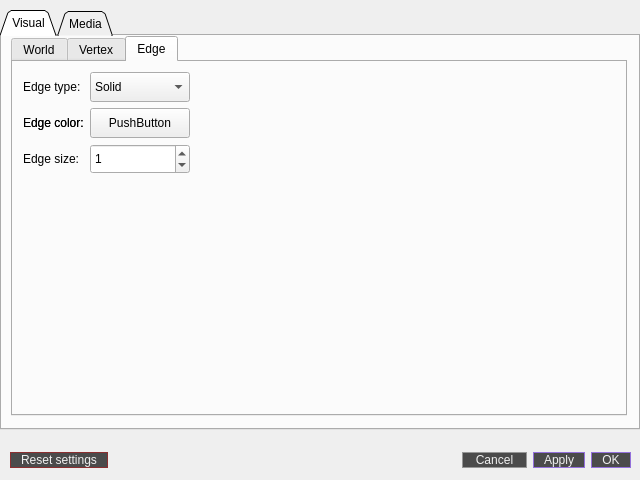
<?xml version="1.0" encoding="UTF-8"?>
<ui version="4.0">
 <class>PreferencesWindow</class>
 <widget class="QWidget" name="PreferencesWindow">
  <property name="geometry">
   <rect>
    <x>0</x>
    <y>0</y>
    <width>640</width>
    <height>480</height>
   </rect>
  </property>
  <property name="minimumSize">
   <size>
    <width>640</width>
    <height>480</height>
   </size>
  </property>
  <property name="maximumSize">
   <size>
    <width>640</width>
    <height>480</height>
   </size>
  </property>
  <property name="windowTitle">
   <string>Preferences</string>
  </property>
  <widget class="QTabWidget" name="tabWidget_main">
   <property name="enabled">
    <bool>true</bool>
   </property>
   <property name="geometry">
    <rect>
     <x>0</x>
     <y>10</y>
     <width>640</width>
     <height>420</height>
    </rect>
   </property>
   <property name="styleSheet">
    <string notr="true"/>
   </property>
   <property name="tabPosition">
    <enum>QTabWidget::North</enum>
   </property>
   <property name="tabShape">
    <enum>QTabWidget::Triangular</enum>
   </property>
   <property name="currentIndex">
    <number>0</number>
   </property>
   <property name="elideMode">
    <enum>Qt::ElideRight</enum>
   </property>
   <property name="usesScrollButtons">
    <bool>false</bool>
   </property>
   <property name="documentMode">
    <bool>false</bool>
   </property>
   <property name="tabsClosable">
    <bool>false</bool>
   </property>
   <property name="movable">
    <bool>false</bool>
   </property>
   <property name="tabBarAutoHide">
    <bool>false</bool>
   </property>
   <widget class="QWidget" name="tab_visual">
    <attribute name="title">
     <string>Visual</string>
    </attribute>
    <widget class="QTabWidget" name="tabWidget_visual">
     <property name="geometry">
      <rect>
       <x>9</x>
       <y>0</y>
       <width>616</width>
       <height>380</height>
      </rect>
     </property>
     <property name="currentIndex">
      <number>2</number>
     </property>
     <widget class="QWidget" name="tab_4">
      <attribute name="title">
       <string>World</string>
      </attribute>
      <widget class="QWidget" name="gridLayoutWidget_3">
       <property name="geometry">
        <rect>
         <x>10</x>
         <y>10</y>
         <width>591</width>
         <height>331</height>
        </rect>
       </property>
       <layout class="QGridLayout" name="gridLayout_3">
        <item row="0" column="0">
         <widget class="QLabel" name="label_vertexDisplayMethod_2">
          <property name="text">
           <string>Background color: </string>
          </property>
         </widget>
        </item>
        <item row="0" column="2">
         <spacer name="horizontalSpacer_4">
          <property name="orientation">
           <enum>Qt::Horizontal</enum>
          </property>
          <property name="sizeHint" stdset="0">
           <size>
            <width>40</width>
            <height>20</height>
           </size>
          </property>
         </spacer>
        </item>
        <item row="1" column="0">
         <widget class="QLabel" name="label_vertexColor_2">
          <property name="text">
           <string>Camera speed: </string>
          </property>
         </widget>
        </item>
        <item row="2" column="1">
         <widget class="QSpinBox" name="spinBox_nearPlane">
          <property name="sizePolicy">
           <sizepolicy hsizetype="Minimum" vsizetype="Fixed">
            <horstretch>0</horstretch>
            <verstretch>0</verstretch>
           </sizepolicy>
          </property>
          <property name="minimumSize">
           <size>
            <width>100</width>
            <height>30</height>
           </size>
          </property>
          <property name="maximumSize">
           <size>
            <width>150</width>
            <height>30</height>
           </size>
          </property>
          <property name="styleSheet">
           <string notr="true"/>
          </property>
          <property name="minimum">
           <number>1</number>
          </property>
          <property name="maximum">
           <number>9999999</number>
          </property>
         </widget>
        </item>
        <item row="4" column="0">
         <spacer name="verticalSpacer_3">
          <property name="orientation">
           <enum>Qt::Vertical</enum>
          </property>
          <property name="sizeHint" stdset="0">
           <size>
            <width>20</width>
            <height>40</height>
           </size>
          </property>
         </spacer>
        </item>
        <item row="0" column="1">
         <widget class="ColorPushButton" name="colorPushButton_backgroundColor">
          <property name="minimumSize">
           <size>
            <width>100</width>
            <height>30</height>
           </size>
          </property>
          <property name="maximumSize">
           <size>
            <width>130</width>
            <height>50</height>
           </size>
          </property>
          <property name="styleSheet">
           <string notr="true"/>
          </property>
          <property name="text">
           <string>PushButton</string>
          </property>
         </widget>
        </item>
        <item row="2" column="0">
         <widget class="QLabel" name="label_vertexSize_2">
          <property name="text">
           <string>Near plane(perspective mode): </string>
          </property>
         </widget>
        </item>
        <item row="1" column="1">
         <widget class="QSpinBox" name="spinBox_cameraSpeed">
          <property name="sizePolicy">
           <sizepolicy hsizetype="Minimum" vsizetype="Fixed">
            <horstretch>0</horstretch>
            <verstretch>0</verstretch>
           </sizepolicy>
          </property>
          <property name="minimumSize">
           <size>
            <width>100</width>
            <height>30</height>
           </size>
          </property>
          <property name="maximumSize">
           <size>
            <width>150</width>
            <height>30</height>
           </size>
          </property>
          <property name="styleSheet">
           <string notr="true"/>
          </property>
          <property name="minimum">
           <number>1</number>
          </property>
          <property name="maximum">
           <number>10000000</number>
          </property>
         </widget>
        </item>
        <item row="3" column="0">
         <widget class="QLabel" name="label_vertexSize_3">
          <property name="text">
           <string>Far plane(perspective mode): </string>
          </property>
         </widget>
        </item>
        <item row="3" column="1">
         <widget class="QSpinBox" name="spinBox_farPlane">
          <property name="sizePolicy">
           <sizepolicy hsizetype="Minimum" vsizetype="Fixed">
            <horstretch>0</horstretch>
            <verstretch>0</verstretch>
           </sizepolicy>
          </property>
          <property name="minimumSize">
           <size>
            <width>100</width>
            <height>30</height>
           </size>
          </property>
          <property name="maximumSize">
           <size>
            <width>150</width>
            <height>30</height>
           </size>
          </property>
          <property name="styleSheet">
           <string notr="true"/>
          </property>
          <property name="minimum">
           <number>2</number>
          </property>
          <property name="maximum">
           <number>10000000</number>
          </property>
         </widget>
        </item>
       </layout>
      </widget>
     </widget>
     <widget class="QWidget" name="tab_vertex">
      <attribute name="title">
       <string>Vertex</string>
      </attribute>
      <widget class="QWidget" name="gridLayoutWidget">
       <property name="geometry">
        <rect>
         <x>10</x>
         <y>10</y>
         <width>591</width>
         <height>331</height>
        </rect>
       </property>
       <layout class="QGridLayout" name="gridLayout">
        <item row="1" column="0">
         <widget class="QLabel" name="label_vertexColor">
          <property name="text">
           <string>Vertex color:</string>
          </property>
         </widget>
        </item>
        <item row="1" column="1">
         <widget class="ColorPushButton" name="colorPushButton_vertexColor">
          <property name="minimumSize">
           <size>
            <width>100</width>
            <height>30</height>
           </size>
          </property>
          <property name="maximumSize">
           <size>
            <width>130</width>
            <height>50</height>
           </size>
          </property>
          <property name="styleSheet">
           <string notr="true"/>
          </property>
          <property name="text">
           <string>PushButton</string>
          </property>
         </widget>
        </item>
        <item row="0" column="1">
         <widget class="QComboBox" name="comboBox_vertexDisplayMethod">
          <property name="minimumSize">
           <size>
            <width>100</width>
            <height>30</height>
           </size>
          </property>
          <property name="maximumSize">
           <size>
            <width>130</width>
            <height>50</height>
           </size>
          </property>
          <item>
           <property name="text">
            <string>kNone</string>
           </property>
          </item>
          <item>
           <property name="text">
            <string>Circle</string>
           </property>
          </item>
          <item>
           <property name="text">
            <string>Square</string>
           </property>
          </item>
         </widget>
        </item>
        <item row="0" column="0">
         <widget class="QLabel" name="label_vertexDisplayMethod">
          <property name="text">
           <string>Vertex display method:</string>
          </property>
         </widget>
        </item>
        <item row="3" column="0">
         <spacer name="verticalSpacer">
          <property name="orientation">
           <enum>Qt::Vertical</enum>
          </property>
          <property name="sizeHint" stdset="0">
           <size>
            <width>20</width>
            <height>40</height>
           </size>
          </property>
         </spacer>
        </item>
        <item row="2" column="0">
         <widget class="QLabel" name="label_vertexSize">
          <property name="text">
           <string>Vertex size:</string>
          </property>
         </widget>
        </item>
        <item row="2" column="1">
         <widget class="QSpinBox" name="spinBox_vertexSize">
          <property name="sizePolicy">
           <sizepolicy hsizetype="Minimum" vsizetype="Fixed">
            <horstretch>0</horstretch>
            <verstretch>0</verstretch>
           </sizepolicy>
          </property>
          <property name="minimumSize">
           <size>
            <width>100</width>
            <height>30</height>
           </size>
          </property>
          <property name="maximumSize">
           <size>
            <width>50</width>
            <height>50</height>
           </size>
          </property>
          <property name="styleSheet">
           <string notr="true"/>
          </property>
          <property name="maximum">
           <number>100</number>
          </property>
         </widget>
        </item>
        <item row="0" column="2">
         <spacer name="horizontalSpacer_2">
          <property name="orientation">
           <enum>Qt::Horizontal</enum>
          </property>
          <property name="sizeHint" stdset="0">
           <size>
            <width>40</width>
            <height>20</height>
           </size>
          </property>
         </spacer>
        </item>
       </layout>
      </widget>
     </widget>
     <widget class="QWidget" name="tab_edge">
      <attribute name="title">
       <string>Edge</string>
      </attribute>
      <widget class="QWidget" name="gridLayoutWidget_2">
       <property name="geometry">
        <rect>
         <x>10</x>
         <y>10</y>
         <width>591</width>
         <height>331</height>
        </rect>
       </property>
       <layout class="QGridLayout" name="gridLayout_2">
        <item row="0" column="1">
         <widget class="QComboBox" name="comboBox_edgeType">
          <property name="minimumSize">
           <size>
            <width>100</width>
            <height>30</height>
           </size>
          </property>
          <property name="maximumSize">
           <size>
            <width>130</width>
            <height>50</height>
           </size>
          </property>
          <item>
           <property name="text">
            <string>Solid</string>
           </property>
          </item>
          <item>
           <property name="text">
            <string>Dashed</string>
           </property>
          </item>
         </widget>
        </item>
        <item row="1" column="1">
         <widget class="ColorPushButton" name="colorPushButton_edgeColor">
          <property name="minimumSize">
           <size>
            <width>100</width>
            <height>30</height>
           </size>
          </property>
          <property name="maximumSize">
           <size>
            <width>130</width>
            <height>50</height>
           </size>
          </property>
          <property name="text">
           <string>PushButton</string>
          </property>
         </widget>
        </item>
        <item row="3" column="0">
         <spacer name="verticalSpacer_2">
          <property name="orientation">
           <enum>Qt::Vertical</enum>
          </property>
          <property name="sizeHint" stdset="0">
           <size>
            <width>20</width>
            <height>40</height>
           </size>
          </property>
         </spacer>
        </item>
        <item row="1" column="0">
         <widget class="QLabel" name="label_edgeColor">
          <property name="text">
           <string>Edge color:</string>
          </property>
         </widget>
        </item>
        <item row="2" column="1">
         <widget class="QSpinBox" name="spinBox_edgeSize">
          <property name="minimumSize">
           <size>
            <width>100</width>
            <height>30</height>
           </size>
          </property>
          <property name="maximumSize">
           <size>
            <width>50</width>
            <height>50</height>
           </size>
          </property>
          <property name="styleSheet">
           <string notr="true"/>
          </property>
          <property name="maximum">
           <number>100</number>
          </property>
          <property name="value">
           <number>1</number>
          </property>
         </widget>
        </item>
        <item row="0" column="0">
         <widget class="QLabel" name="label_edgeType">
          <property name="text">
           <string>Edge type:</string>
          </property>
         </widget>
        </item>
        <item row="2" column="0">
         <widget class="QLabel" name="label_edgeSize">
          <property name="text">
           <string>Edge size:</string>
          </property>
         </widget>
        </item>
        <item row="1" column="0">
         <widget class="QLabel" name="label_edgeColor">
          <property name="text">
           <string>Edge color:</string>
          </property>
         </widget>
        </item>
        <item row="0" column="3">
         <spacer name="horizontalSpacer_3">
          <property name="orientation">
           <enum>Qt::Horizontal</enum>
          </property>
          <property name="sizeHint" stdset="0">
           <size>
            <width>40</width>
            <height>20</height>
           </size>
          </property>
         </spacer>
        </item>
        <item row="3" column="0">
         <spacer name="verticalSpacer_2">
          <property name="orientation">
           <enum>Qt::Vertical</enum>
          </property>
          <property name="sizeHint" stdset="0">
           <size>
            <width>20</width>
            <height>40</height>
           </size>
          </property>
         </spacer>
        </item>
       </layout>
      </widget>
     </widget>
    </widget>
   </widget>
   <widget class="QWidget" name="tab_media">
    <property name="enabled">
     <bool>false</bool>
    </property>
    <attribute name="title">
     <string>Media</string>
    </attribute>
    <widget class="QTabWidget" name="tabWidget_media">
     <property name="geometry">
      <rect>
       <x>9</x>
       <y>0</y>
       <width>616</width>
       <height>378</height>
      </rect>
     </property>
     <property name="currentIndex">
      <number>0</number>
     </property>
     <widget class="QWidget" name="tab_3">
      <attribute name="title">
       <string>Common</string>
      </attribute>
      <widget class="QLabel" name="label_mediaFolder">
       <property name="geometry">
        <rect>
         <x>20</x>
         <y>30</y>
         <width>120</width>
         <height>25</height>
        </rect>
       </property>
       <property name="text">
        <string>Media folder:</string>
       </property>
      </widget>
      <widget class="QLineEdit" name="lineEdit_mediaFolder">
       <property name="geometry">
        <rect>
         <x>160</x>
         <y>30</y>
         <width>330</width>
         <height>25</height>
        </rect>
       </property>
       <property name="text">
        <string>path</string>
       </property>
      </widget>
     </widget>
     <widget class="QWidget" name="tab_2">
      <attribute name="title">
       <string>Image</string>
      </attribute>
      <widget class="QLabel" name="label_imagePrefix">
       <property name="geometry">
        <rect>
         <x>20</x>
         <y>30</y>
         <width>120</width>
         <height>25</height>
        </rect>
       </property>
       <property name="text">
        <string>Image prefix:</string>
       </property>
      </widget>
      <widget class="QLineEdit" name="lineEdit_imagePrefix">
       <property name="geometry">
        <rect>
         <x>160</x>
         <y>30</y>
         <width>330</width>
         <height>25</height>
        </rect>
       </property>
       <property name="text">
        <string>image</string>
       </property>
      </widget>
      <widget class="QLabel" name="label_imageHeight">
       <property name="geometry">
        <rect>
         <x>20</x>
         <y>70</y>
         <width>120</width>
         <height>25</height>
        </rect>
       </property>
       <property name="text">
        <string>Image height:</string>
       </property>
      </widget>
      <widget class="QLabel" name="label_imageWidth">
       <property name="geometry">
        <rect>
         <x>20</x>
         <y>110</y>
         <width>120</width>
         <height>25</height>
        </rect>
       </property>
       <property name="text">
        <string>Image width:</string>
       </property>
      </widget>
      <widget class="QLabel" name="label_imageFormat">
       <property name="geometry">
        <rect>
         <x>20</x>
         <y>150</y>
         <width>120</width>
         <height>25</height>
        </rect>
       </property>
       <property name="text">
        <string>Image format:</string>
       </property>
      </widget>
      <widget class="QComboBox" name="comboBox_imageFormat">
       <property name="geometry">
        <rect>
         <x>160</x>
         <y>150</y>
         <width>70</width>
         <height>25</height>
        </rect>
       </property>
       <item>
        <property name="text">
         <string>png</string>
        </property>
       </item>
       <item>
        <property name="text">
         <string>bmp</string>
        </property>
       </item>
       <item>
        <property name="text">
         <string>jpeg</string>
        </property>
       </item>
       <item>
        <property name="text">
         <string>jpg</string>
        </property>
       </item>
      </widget>
      <widget class="QSpinBox" name="spinBox_imageHeight">
       <property name="geometry">
        <rect>
         <x>160</x>
         <y>70</y>
         <width>70</width>
         <height>25</height>
        </rect>
       </property>
       <property name="maximum">
        <number>0</number>
       </property>
       <property name="value">
        <number>0</number>
       </property>
      </widget>
      <widget class="QSpinBox" name="spinBox_imageWidth">
       <property name="geometry">
        <rect>
         <x>160</x>
         <y>110</y>
         <width>70</width>
         <height>25</height>
        </rect>
       </property>
       <property name="maximum">
        <number>0</number>
       </property>
       <property name="value">
        <number>0</number>
       </property>
      </widget>
     </widget>
     <widget class="QWidget" name="tab">
      <attribute name="title">
       <string>Animation</string>
      </attribute>
      <widget class="QLabel" name="label_gifPrefix">
       <property name="geometry">
        <rect>
         <x>20</x>
         <y>30</y>
         <width>120</width>
         <height>25</height>
        </rect>
       </property>
       <property name="minimumSize">
        <size>
         <width>0</width>
         <height>0</height>
        </size>
       </property>
       <property name="text">
        <string>Gif prefix:</string>
       </property>
      </widget>
      <widget class="QLineEdit" name="lineEdit_gifPrefix">
       <property name="geometry">
        <rect>
         <x>160</x>
         <y>30</y>
         <width>330</width>
         <height>25</height>
        </rect>
       </property>
       <property name="text">
        <string>record</string>
       </property>
      </widget>
      <widget class="QLabel" name="label_gitHeight">
       <property name="geometry">
        <rect>
         <x>20</x>
         <y>70</y>
         <width>120</width>
         <height>25</height>
        </rect>
       </property>
       <property name="minimumSize">
        <size>
         <width>0</width>
         <height>0</height>
        </size>
       </property>
       <property name="text">
        <string>Gif height:</string>
       </property>
      </widget>
      <widget class="QLabel" name="label_gifWidth">
       <property name="geometry">
        <rect>
         <x>20</x>
         <y>110</y>
         <width>120</width>
         <height>25</height>
        </rect>
       </property>
       <property name="minimumSize">
        <size>
         <width>0</width>
         <height>0</height>
        </size>
       </property>
       <property name="text">
        <string>Gif width:</string>
       </property>
      </widget>
      <widget class="QLabel" name="label_gifDuration">
       <property name="geometry">
        <rect>
         <x>20</x>
         <y>150</y>
         <width>120</width>
         <height>25</height>
        </rect>
       </property>
       <property name="minimumSize">
        <size>
         <width>0</width>
         <height>0</height>
        </size>
       </property>
       <property name="text">
        <string>Gif duration:</string>
       </property>
      </widget>
      <widget class="QSpinBox" name="spinBox_gifHeight">
       <property name="geometry">
        <rect>
         <x>160</x>
         <y>70</y>
         <width>70</width>
         <height>25</height>
        </rect>
       </property>
       <property name="maximum">
        <number>0</number>
       </property>
       <property name="value">
        <number>0</number>
       </property>
      </widget>
      <widget class="QSpinBox" name="spinBox_gifWidth">
       <property name="geometry">
        <rect>
         <x>160</x>
         <y>110</y>
         <width>70</width>
         <height>25</height>
        </rect>
       </property>
       <property name="maximum">
        <number>0</number>
       </property>
       <property name="value">
        <number>0</number>
       </property>
      </widget>
      <widget class="QSpinBox" name="spinBox_gifDuration">
       <property name="geometry">
        <rect>
         <x>160</x>
         <y>150</y>
         <width>70</width>
         <height>25</height>
        </rect>
       </property>
       <property name="maximum">
        <number>0</number>
       </property>
       <property name="value">
        <number>0</number>
       </property>
      </widget>
     </widget>
    </widget>
   </widget>
  </widget>
  <widget class="QWidget" name="horizontalLayoutWidget">
   <property name="geometry">
    <rect>
     <x>10</x>
     <y>440</y>
     <width>621</width>
     <height>41</height>
    </rect>
   </property>
   <layout class="QHBoxLayout" name="horizontalLayout">
    <item>
     <widget class="QPushButton" name="pushButton_resetSettings">
      <property name="styleSheet">
       <string notr="true">QPushButton { 
background-color: rgb(75, 75, 75); 
color: rgb(240,240,240); 
border: 1px solid rgb(139, 47, 48);
border-radius: 9px; 
padding-left: 10px;  
padding-right: 10px;  
} 

QPushButton:hover { 
background-color: rgb(85, 85, 85); 
} 
QPushButton:pressed { 
background-color: rgb(65, 65, 65); 
}
QPushButton:disabled{ 
                  color: rgb(100, 100,100); 
                border: 1px solid rgb(90, 90, 90); 
                 } </string>
      </property>
      <property name="text">
       <string>Reset settings</string>
      </property>
     </widget>
    </item>
    <item>
     <spacer name="horizontalSpacer">
      <property name="orientation">
       <enum>Qt::Horizontal</enum>
      </property>
      <property name="sizeHint" stdset="0">
       <size>
        <width>40</width>
        <height>20</height>
       </size>
      </property>
     </spacer>
    </item>
    <item>
     <widget class="QPushButton" name="pushButton_cancel">
      <property name="enabled">
       <bool>true</bool>
      </property>
      <property name="sizePolicy">
       <sizepolicy hsizetype="Fixed" vsizetype="Fixed">
        <horstretch>0</horstretch>
        <verstretch>0</verstretch>
       </sizepolicy>
      </property>
      <property name="minimumSize">
       <size>
        <width>65</width>
        <height>0</height>
       </size>
      </property>
      <property name="styleSheet">
       <string notr="true">QPushButton { 
background-color: rgb(75, 75, 75); 
color: rgb(240,240,240); 
                border: 1px solid rgb(150, 150, 150); 
border-radius: 9px; 
padding-left: 10px;  
padding-right: 10px;  
} 

QPushButton:hover { 
background-color: rgb(85, 85, 85); 
} 
QPushButton:pressed { 
background-color: rgb(65, 65, 65); 
}
QPushButton:disabled{ 
                  color: rgb(100, 100,100); 
                border: 1px solid rgb(90, 90, 90); 
                 } </string>
      </property>
      <property name="text">
       <string>Cancel</string>
      </property>
     </widget>
    </item>
    <item>
     <widget class="QPushButton" name="pushButton_apply">
      <property name="styleSheet">
       <string notr="true">QPushButton { 
background-color: rgb(75, 75, 75); 
color: rgb(240,240,240); 
border: 1px solid rgb(147,112,219);
border-radius: 9px; 
padding-left: 10px;  
padding-right: 10px;  
} 

QPushButton:hover { 
background-color: rgb(85, 85, 85); 
} 
QPushButton:pressed { 
background-color: rgb(65, 65, 65); 
}
QPushButton:disabled{ 
                  color: rgb(100, 100,100); 
                border: 1px solid rgb(90, 90, 90); 
                 } </string>
      </property>
      <property name="text">
       <string>Apply</string>
      </property>
     </widget>
    </item>
    <item>
     <widget class="QPushButton" name="pushButton_ok">
      <property name="styleSheet">
       <string notr="true">QPushButton { 
background-color: rgb(75, 75, 75); 
color: rgb(240,240,240); 
border: 1px solid rgb(147,112,219);
border-radius: 9px; 
padding-left: 10px;  
padding-right: 10px;  
} 

QPushButton:hover { 
background-color: rgb(85, 85, 85); 
} 
QPushButton:pressed { 
background-color: rgb(65, 65, 65); 
}
QPushButton:disabled{ 
                  color: rgb(100, 100,100); 
                border: 1px solid rgb(90, 90, 90); 
                 } </string>
      </property>
      <property name="text">
       <string>OK</string>
      </property>
     </widget>
    </item>
   </layout>
  </widget>
 </widget>
 <customwidgets>
  <customwidget>
   <class>ColorPushButton</class>
   <extends>QPushButton</extends>
   <header location="global">View/ui/ColorPushButton/ColorPushButton.h</header>
  </customwidget>
 </customwidgets>
 <resources/>
 <connections/>
</ui>
